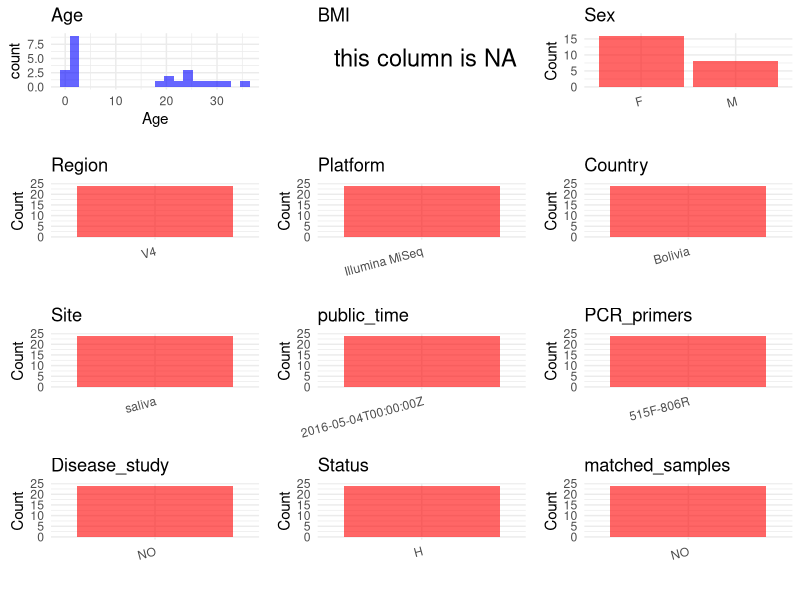

Reproduce this figure in R. (Note: this script raises an error after producing the figure.)
## ---- chunk 1
# Load necessary libraries
library(dplyr)
library(ggplot2)
library(cowplot)
library(stringr)

# Set working directory (update this path to your local directory)
setwd("/home/hby/oral_project/PRJNA320081")

# Read the initial metadata files
initial_meta <- read.csv("SraRunTable.csv", header = T)

# Combine the two metadata files
# meta <- rbind(initial_meta, initial_meta1)

# Remove entries non-oral samples
# initial_meta <- subset(initial_meta,isolate %in% c("saliva","tongue coat"))

# Check the number of samples containing "HT" in Sample.Name (e.g., healthy controls)
# nrow(subset(meta, grepl("HT", Sample.Name)))

# Display the first few rows of the metadata
head(initial_meta)
## ---- chunk 2
# Create a uniform metadata dataframe
metadata <- data.frame(
  BioProject = initial_meta$BioProject,
  Run = initial_meta$Run,
  sample_name = initial_meta$Sample_Name,
  Platform = initial_meta$Instrument,
  Country = initial_meta$geo_loc_name_country,
  public_time = initial_meta$ReleaseDate,
  Sex = initial_meta$host_sex,
  Age = initial_meta$Host_Age,
  BMI = NA
)
## ---- chunk 3
# Add information obtained from the publication
metadata$Site <- "saliva"
metadata$Status <- "H"
metadata$Region <- "V4"
metadata$PCR_primers <- "515F-806R"
metadata$title <- "Salivary microbiomes of indigenous Tsimane mothers and infants are distinct despite frequent premastication"
metadata$Disease_study <- "NO"
metadata$matched_samples <- "NO"
## ---- chunk 4
# Check the number of unique runs and sample names
print(paste("Number of unique runs:", length(unique(metadata$Run))))
print(paste("Number of unique sample names:", length(unique(metadata$sample_name))))
## ---- chunk 5
# Select columns for visualization
plot_data <- metadata %>%
  select(-BioProject, -Run, -sample_name, -title)

# Function to create simple plots for each column
create_simple_plots <- function(data) {
  plots <- list()

  for (col in colnames(data)) {
    # Check if the column is all NA
    if (all(is.na(data[[col]]))) {
      # Create an empty plot with text indicating all NA
      p <- ggplot() +
        annotate("text", x = 0.5, y = 0.5, label = "this column is NA", size = 6) +
        labs(title = col) +
        theme_void()
    } else if (is.numeric(data[[col]])) {
      # Numeric variable: histogram
      p <- ggplot(data, aes(x = .data[[col]])) +
        geom_histogram(fill = "blue", alpha = 0.6, bins = 20, na.rm = TRUE) +
        labs(title = col) +
        theme_minimal()
    } else {
      # Categorical variable: bar plot (remove NA values)
      count_data <- as.data.frame(table(data[[col]], useNA = "ifany"))
      p <- ggplot(count_data, aes(x = reorder(Var1, -Freq), y = Freq)) +
        geom_col(fill = "red", alpha = 0.6) +
        labs(title = col, x = NULL, y = "Count") +
        theme_minimal() +
        theme(axis.text.x = element_text(angle = 15, hjust = 1))
    }
    plots[[col]] <- p
  }

  return(plots)
}

# Generate and arrange plots
plots <- create_simple_plots(plot_data)
p <- plot_grid(plots$Age,
  plots$BMI,
  plots$Sex,
  plots$Region,
  plots$Platform,
  plots$Country,
  plots$Site,
  plots$public_time,
  plots$PCR_primers,
  plots$Disease_study,
  plots$Status,
  plots$matched_samples, # add
  ncol = 3, align = "hv", axis = "lb"
)
ggsave("Metadata_Summary.png", plot = p, width = 8, height = 6, dpi = 150)
## ---- chunk 6
knitr::include_graphics("Metadata_Summary.png")
## ---- chunk 7
# Reorder columns to match the desired format
metadata <- metadata[, c(
  "BioProject", "Run", "sample_name", "Age", "BMI", "Sex",
  "Region", "Platform", "Country", "Site", "public_time",
  "PCR_primers", "title", "Disease_study", "Status", "matched_samples"
)]

# Export the uniform metadata to a CSV file
write.csv(metadata, file = "metadata.csv", quote = FALSE)
head(metadata)
